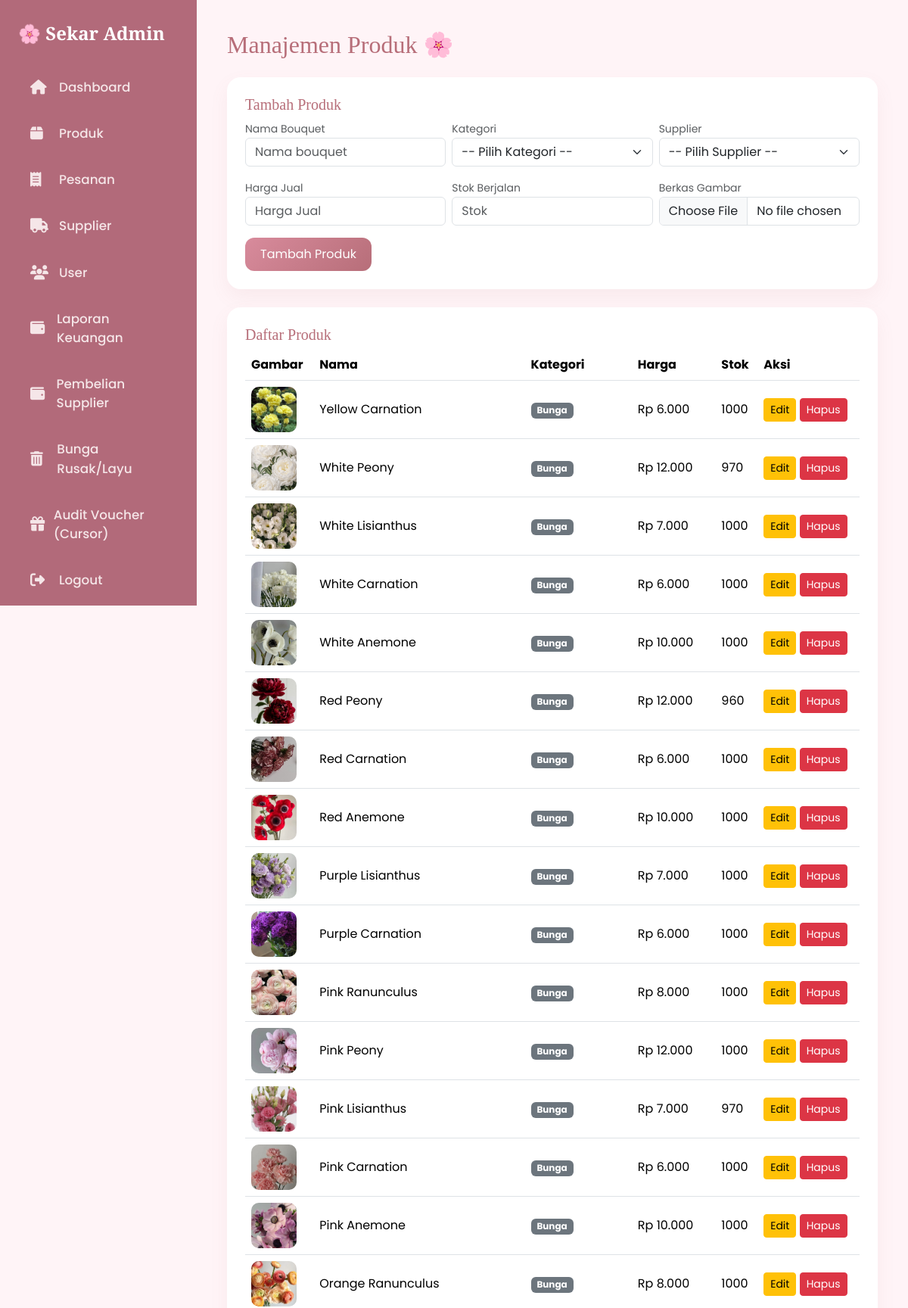
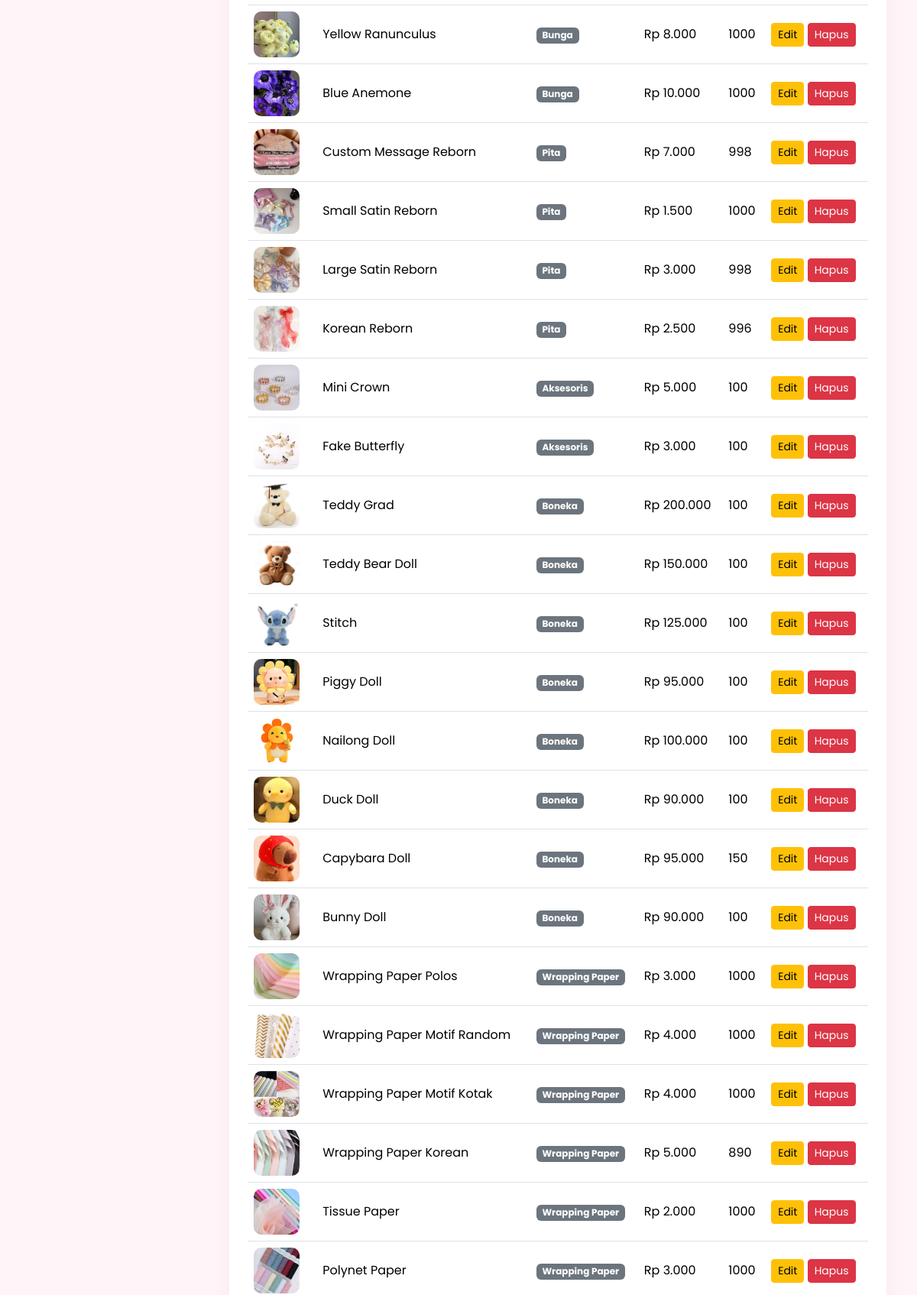
/produk_admin.php (signed in, upper part), run on the app's committed database (2 pictures, top to bottom).
### tables this page shows
CREATE TABLE `produk` (
  `id_produk` int(11) NOT NULL,
  `id_kategori` int(11) NOT NULL,
  `id_supplier` int(11) NOT NULL,
  `nama_produk` varchar(100) NOT NULL,
  `warna` varchar(50) DEFAULT NULL,
  `ukuran` varchar(30) DEFAULT NULL,
  `harga_beli` int(11) NOT NULL,
  `harga_jual` int(11) NOT NULL,
  `stok` int(11) DEFAULT 0,
  `stok_minimum` int(11) DEFAULT 10,
  `tanggal_masuk` date DEFAULT NULL,
  `tanggal_expired` date DEFAULT NULL,
  `gambar` varchar(255) DEFAULT NULL
);

CREATE TABLE `kategori_produk` (
  `id_kategori` int(11) NOT NULL,
  `nama_kategori` varchar(50) NOT NULL
);

### produk_admin.php (the view, shortened to what this page needs)
<?php
include 'koneksi.php';
$data = $koneksi->query("
    SELECT p.*, k.nama_kategori
    FROM produk p
    LEFT JOIN kategori_produk k ON p.id_kategori = k.id_kategori
    ORDER BY p.id_produk DESC
");
$edit = null;
?>
<!DOCTYPE html>
<html lang="id">
<head>
    <link rel="stylesheet" href="https://cdn.jsdelivr.net/npm/bootstrap@5.3.2/dist/css/bootstrap.min.css">
    <link rel="stylesheet" href="https://cdnjs.cloudflare.com/ajax/libs/font-awesome/6.4.2/css/all.min.css">
</head>
<body>
<?php include 'sidebar.php'; ?>
<div class="main">
    <h2 class="mb-4">Manajemen Produk 🌸</h2>
    <div class="card card-box p-4 mb-4">
        <form method="post" enctype="multipart/form-data">
            <?php if ($edit): ?>
                <input type="hidden" name="id" value="<?= htmlspecialchars($edit['id_produk']) ?>">
                <input type="hidden" name="old_gambar" value="<?= htmlspecialchars($edit['gambar']) ?>">
                <h5>Edit Produk</h5>
            <?php else: ?>
                <h5>Tambah Produk</h5>
            <?php endif; ?>
            <div class="row g-2 mb-3">
                <div class="col-md-4">
                    <label class="small text-muted">Nama Bouquet</label>
                    <input type="text" name="nama" class="form-control" placeholder="Nama bouquet" value="<?= isset($edit['nama_produk']) ? htmlspecialchars($edit['nama_produk']) : '' ?>" required>
                </div>
                <div class="col-md-4">
                    <label class="small text-muted">Kategori</label>
                    <select name="id_kategori" class="form-select" required>
                        <option value="">-- Pilih Kategori --</option>
                    </select>
                </div>
                <div class="col-md-4">
                    <label class="small text-muted">Supplier</label>
                    <select name="id_supplier" class="form-select" required>
                        <option value="">-- Pilih Supplier --</option>
                    </select>
                </div>
            </div>
            <div class="row g-2 mb-3">
                <div class="col-md-4">
                    <label class="small text-muted">Harga Jual</label>
                    <input type="number" name="harga" class="form-control" placeholder="Harga Jual" value="<?= isset($edit['harga_jual']) ? htmlspecialchars($edit['harga_jual']) : '' ?>" required>
                </div>
                <div class="col-md-4">
                    <label class="small text-muted">Stok Berjalan</label>
                    <input type="number" name="stok" class="form-control" placeholder="Stok" value="<?= isset($edit['stok']) ? htmlspecialchars($edit['stok']) : '' ?>" required>
                </div>
                <div class="col-md-4">
                    <label class="small text-muted">Berkas Gambar</label>
                    <input type="file" name="gambar" class="form-control">
                </div>
            </div>
            <button type="submit" name="<?= $edit ? 'update' : 'tambah' ?>" class="btn btn-main">
                <?= $edit ? 'Update' : 'Tambah' ?> Produk
            </button>
        </form>
    </div>
    <div class="card card-box p-4">
        <h5>Daftar Produk</h5>
        <table class="table table-hover align-middle">
            <thead>
                <tr>
                    <th>Gambar</th>
                    <th>Nama</th>
                    <th>Kategori</th>
                    <th>Harga</th>
                    <th>Stok</th>
                    <th>Aksi</th>
                </tr>
            </thead>
            <tbody>
                <?php if ($data && $data->num_rows > 0): ?>
                    <?php while ($row = $data->fetch_assoc()) { ?>
                    <tr>
                        <td>
                            <?php if (!empty($row['gambar'])): ?>
                                <img src="assets/gambar/<?= htmlspecialchars($row['gambar']) ?>" width="60" height="60" style="border-radius:10px; object-fit:cover;" alt="Gambar">
                            <?php else: ?>
                                <span class="text-muted small">No Image</span>
                            <?php endif; ?>
                        </td>
                        <td><?= isset($row['nama_produk']) ? htmlspecialchars($row['nama_produk']) : '' ?></td>
                        <td><span class="badge bg-secondary"><?= htmlspecialchars($row['nama_kategori'] ?? 'Umum') ?></span></td>
                        <td>Rp <?= number_format($row['harga_jual'], 0, ',', '.') ?></td>
                        <td><?= htmlspecialchars($row['stok']) ?></td>
                        <td>
                            <a href="?edit=<?= $row['id_produk'] ?>" class="btn btn-sm btn-warning">Edit</a>
                            <a href="?delete=<?= $row['id_produk'] ?>" class="btn btn-sm btn-danger" onclick="return confirm('Hapus produk?')">Hapus</a>
                        </td>
                    </tr>
                    <?php } ?>
                <?php else: ?>
                <tr>
                    <td colspan="6" class="text-center text-muted py-3">Belum ada data produk.</td>
                </tr>
                <?php endif; ?>
            </tbody>
        </table>
    </div>
</div>
</body>
</html>

### produk_admin.php (style rules this page uses)
body { font-family: 'Poppins', sans-serif; background: #fff4f7; margin: 0; padding: 0; }
h2, h3, h4, h5 { font-family: 'Playfair Display', serif; color: #b76e79; }
.main { margin-left: 260px; padding: 40px; }
.card-box { border: none; border-radius: 18px; box-shadow: 0 10px 25px rgba(183,110,121,0.08); }
.btn-main { background: linear-gradient(135deg, #d88b9c, #b76e79); color: white; border: none; border-radius: 12px; padding: 10px 20px; }

### data on the page
produk: gambar (picture), nama_produk "Yellow Carnation", id_kategori.nama_kategori "Bunga", harga_jual "6.000", stok "1000"
produk: gambar (picture), nama_produk "White Peony", id_kategori.nama_kategori "Bunga", harga_jual "12.000", stok "970"
produk: gambar (picture), nama_produk "White Lisianthus", id_kategori.nama_kategori "Bunga", harga_jual "7.000", stok "1000"
produk: gambar (picture), nama_produk "White Carnation", id_kategori.nama_kategori "Bunga", harga_jual "6.000", stok "1000"
produk: gambar (picture), nama_produk "White Anemone", id_kategori.nama_kategori "Bunga", harga_jual "10.000", stok "1000"
produk: gambar (picture), nama_produk "Red Peony", id_kategori.nama_kategori "Bunga", harga_jual "12.000", stok "960"
produk: gambar (picture), nama_produk "Red Carnation", id_kategori.nama_kategori "Bunga", harga_jual "6.000", stok "1000"
produk: gambar (picture), nama_produk "Red Anemone", id_kategori.nama_kategori "Bunga", harga_jual "10.000", stok "1000"
produk: gambar (picture), nama_produk "Purple Lisianthus", id_kategori.nama_kategori "Bunga", harga_jual "7.000", stok "1000"
produk: gambar (picture), nama_produk "Purple Carnation", id_kategori.nama_kategori "Bunga", harga_jual "6.000", stok "1000"
produk: gambar (picture), nama_produk "Pink Ranunculus", id_kategori.nama_kategori "Bunga", harga_jual "8.000", stok "1000"
produk: gambar (picture), nama_produk "Pink Peony", id_kategori.nama_kategori "Bunga", harga_jual "12.000", stok "1000"
produk: gambar (picture), nama_produk "Pink Lisianthus", id_kategori.nama_kategori "Bunga", harga_jual "7.000", stok "970"
produk: gambar (picture), nama_produk "Pink Carnation", id_kategori.nama_kategori "Bunga", harga_jual "6.000", stok "1000"
produk: gambar (picture), nama_produk "Pink Anemone", id_kategori.nama_kategori "Bunga", harga_jual "10.000", stok "1000"
produk: gambar (picture), nama_produk "Orange Ranunculus", id_kategori.nama_kategori "Bunga", harga_jual "8.000", stok "1000"
produk: gambar (picture), nama_produk "Yellow Ranunculus", id_kategori.nama_kategori "Bunga", harga_jual "8.000", stok "1000"
produk: gambar (picture), nama_produk "Blue Anemone", id_kategori.nama_kategori "Bunga", harga_jual "10.000", stok "1000"
produk: gambar (picture), nama_produk "Custom Message Reborn", id_kategori.nama_kategori "Pita", harga_jual "7.000", stok "998"
produk: gambar (picture), nama_produk "Small Satin Reborn", id_kategori.nama_kategori "Pita", harga_jual "1.500", stok "1000"
produk: gambar (picture), nama_produk "Large Satin Reborn", id_kategori.nama_kategori "Pita", harga_jual "3.000", stok "998"
produk: gambar (picture), nama_produk "Korean Reborn", id_kategori.nama_kategori "Pita", harga_jual "2.500", stok "996"
produk: gambar (picture), nama_produk "Mini Crown", id_kategori.nama_kategori "Aksesoris", harga_jual "5.000", stok "100"
produk: gambar (picture), nama_produk "Fake Butterfly", id_kategori.nama_kategori "Aksesoris", harga_jual "3.000", stok "100"
produk: gambar (picture), nama_produk "Teddy Grad", id_kategori.nama_kategori "Boneka", harga_jual "200.000", stok "100"
produk: gambar (picture), nama_produk "Teddy Bear Doll", id_kategori.nama_kategori "Boneka", harga_jual "150.000", stok "100"
produk: gambar (picture), nama_produk "Stitch", id_kategori.nama_kategori "Boneka", harga_jual "125.000", stok "100"
produk: gambar (picture), nama_produk "Piggy Doll", id_kategori.nama_kategori "Boneka", harga_jual "95.000", stok "100"
produk: gambar (picture), nama_produk "Nailong Doll", id_kategori.nama_kategori "Boneka", harga_jual "100.000", stok "100"
produk: gambar (picture), nama_produk "Duck Doll", id_kategori.nama_kategori "Boneka", harga_jual "90.000", stok "100"
produk: gambar (picture), nama_produk "Capybara Doll", id_kategori.nama_kategori "Boneka", harga_jual "95.000", stok "150"
produk: gambar (picture), nama_produk "Bunny Doll", id_kategori.nama_kategori "Boneka", harga_jual "90.000", stok "100"
produk: gambar (picture), nama_produk "Wrapping Paper Polos", id_kategori.nama_kategori "Wrapping Paper", harga_jual "3.000", stok "1000"
produk: gambar (picture), nama_produk "Wrapping Paper Motif Random", id_kategori.nama_kategori "Wrapping Paper", harga_jual "4.000", stok "1000"
produk: gambar (picture), nama_produk "Wrapping Paper Motif Kotak", id_kategori.nama_kategori "Wrapping Paper", harga_jual "4.000", stok "1000"
produk: gambar (picture), nama_produk "Wrapping Paper Korean", id_kategori.nama_kategori "Wrapping Paper", harga_jual "5.000", stok "890"
produk: gambar (picture), nama_produk "Tissue Paper", id_kategori.nama_kategori "Wrapping Paper", harga_jual "2.000", stok "1000"
produk: gambar (picture), nama_produk "Polynet Paper", id_kategori.nama_kategori "Wrapping Paper", harga_jual "3.000", stok "1000"
